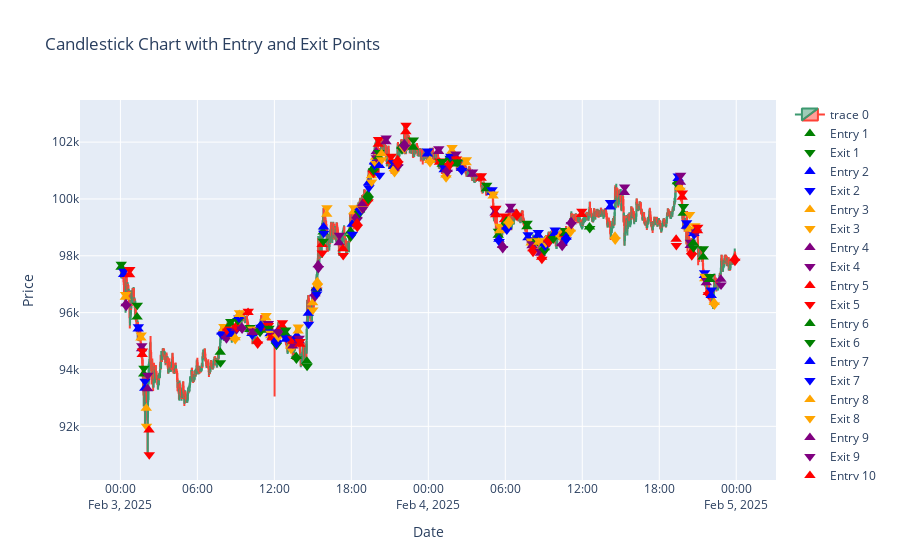

The notebook cell saved with this chart:
### Code cell
import pandas as pd
import plotly.graph_objects as go

df['timestamp'] = pd.to_datetime(df['timestamp'])

fig = go.Figure(data=[go.Candlestick(x=df['timestamp'],
        open=df['Open'],
        high=df['High'],
        low=df['Low'],
        close=df['Close'])])

colors = ['green', 'blue', 'orange', 'purple', 'red'] 

for index, row in trade_results.iterrows():
    entry_color = colors[index % len(colors)]
    exit_color = colors[index % len(colors)] 

    fig.add_trace(go.Scatter(
        x=[row['Entry Time']],
        y=[row['Entry Price']],
        mode='markers',
        marker=dict(color=entry_color, size=10, symbol='triangle-up'),
        name=f'Entry {index + 1}'
    ))

    fig.add_trace(go.Scatter(
        x=[row['Exit Time']],
        y=[row['Exit Price']],
        mode='markers',
        marker=dict(color=exit_color, size=10, symbol='triangle-down'),
        name=f'Exit {index + 1}'
    ))

fig.update_layout(title='Candlestick Chart with Entry and Exit Points',
    xaxis_title='Date',
    yaxis_title='Price',
    xaxis_rangeslider_visible=False)

fig.show()
